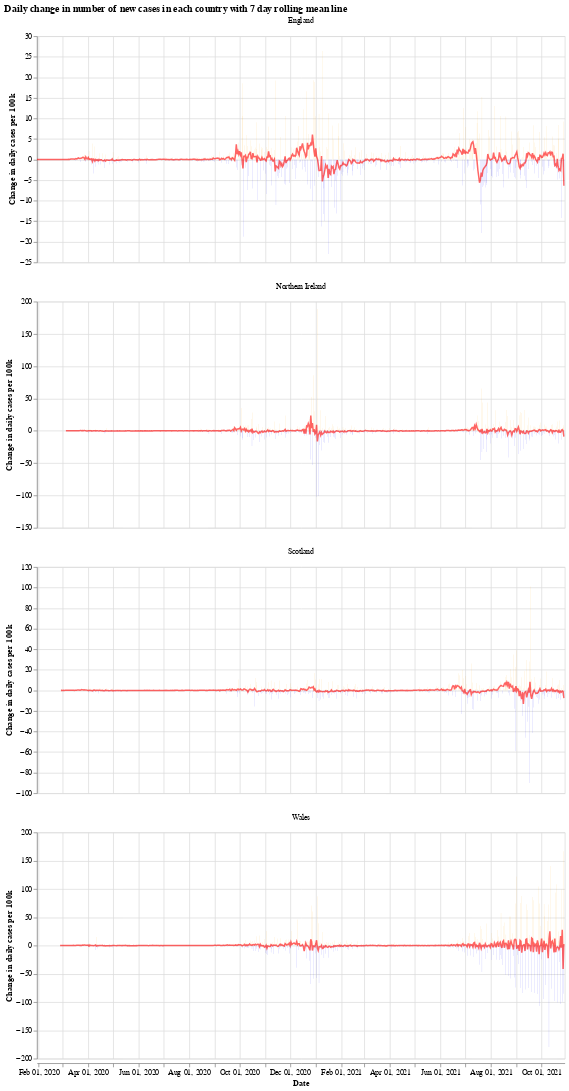

The notebook cell this image was saved under:
### Markdown cell above
We will use the Python library `Altair` for visualising the data, see the [altair docs](https://altair-viz.github.io/) for more information.

First we have a graph which shows the daily change in the number of new cases for each country. This number jumps up and down all over the place, which is likely due to delay in reporting of new cases over the weekend. Another interesting thing is that it looks like the daily cases in Wales experienced a much shorter period of calm over the summer (calm in the sense of daily cases not jumping up and down).

The orange bars are days when the number of new cases (per 100k population) was more than the previous day, while the blue are days when the number of new cases dropped. The red line is the 7 day moving average. 

When the moving average line is below 0, it means that there is a consistent drop in new cases. We can see this clearly happening around the times that lockdowns were introduced (though, to varying degrees). I will update the graphs soon with a marker of when each lockdown started.

### Code cell
# collapse
import altair as alt

bars = alt.Chart(uk_cases).mark_bar().encode(
    x=alt.X("yearmonthdate(date):T", axis=alt.Axis(title='Date')),
    y=alt.Y("casesChangeRate:Q", axis=alt.Axis(title='Change in daily cases per 100k')),
    tooltip='casesChange',
    color=alt.condition(
        alt.datum.casesChangeRate > 0,
        alt.value("orange"),  # The positive color
        alt.value("blue")  # The negative color
    )
).properties(title='Daily change in number of new cases with 7 day rolling mean',width=700).interactive()

line = alt.Chart(uk_cases).mark_line(
    color='red',
    size=2,
    opacity=0.6
).transform_window(
    rolling_mean='mean(casesChangeRate)',
    frame=[0, 7],
    groupby=['areaName']
).encode(
    x='yearmonthdate(date):T',
    y='rolling_mean:Q'
)

alt.layer(bars, line, data=uk_cases).facet(alt.Column(
    'areaName', title=''), columns=1).resolve_scale(y='independent').properties(title='Daily change in number of new cases in each country with 7 day rolling mean line')

### Figure 1 — Vega-Lite specification as saved in the notebook (floating-point values rounded to 4 significant figures; data arrays with more than 128 entries replaced by an {"elided": "..."} marker saying what was removed)
{"config": {"view": {"continuousWidth": 400, "continuousHeight": 300}}, "data": {"name": "data-8f40505a34d0e416730b8891f2e3f83d"}, "facet": {"type": "nominal", "field": "areaName", "title": ""}, "spec": {"layer": [{"mark": "bar", "encoding": {"color": {"condition": {"value": "orange", "test": "(datum.casesChangeRate > 0)"}, "value": "blue"}, "tooltip": {"type": "quantitative", "field": "casesChange"}, "x": {"type": "temporal", "axis": {"title": "Date"}, "field": "date", "timeUnit": "yearmonthdate"}, "y": {"type": "quantitative", "axis": {"title": "Change in daily cases per 100k"}, "field": "casesChangeRate"}}, "selection": {"selector001": {"type": "interval", "bind": "scales", "encodings": ["x", "y"]}}, "title": "Daily change in number of new cases with 7 day rolling mean", "width": 700}, {"mark": {"type": "line", "color": "red", "opacity": 0.6, "size": 2}, "encoding": {"x": {"type": "temporal", "field": "date", "timeUnit": "yearmonthdate"}, "y": {"type": "quantitative", "field": "rolling_mean"}}, "transform": [{"window": [{"op": "mean", "field": "casesChangeRate", "as": "rolling_mean"}], "frame": [0, 7], "groupby": ["areaName"]}]}]}, "columns": 1, "resolve": {"scale": {"y": "independent"}}, "title": "Daily change in number of new cases in each country with 7 day rolling mean line", "$schema": "https://vega.github.io/schema/vega-lite/v4.8.1.json", "datasets": {"data-8f40505a34d0e416730b8891f2e3f83d": {"elided": "2460 records"}}}
